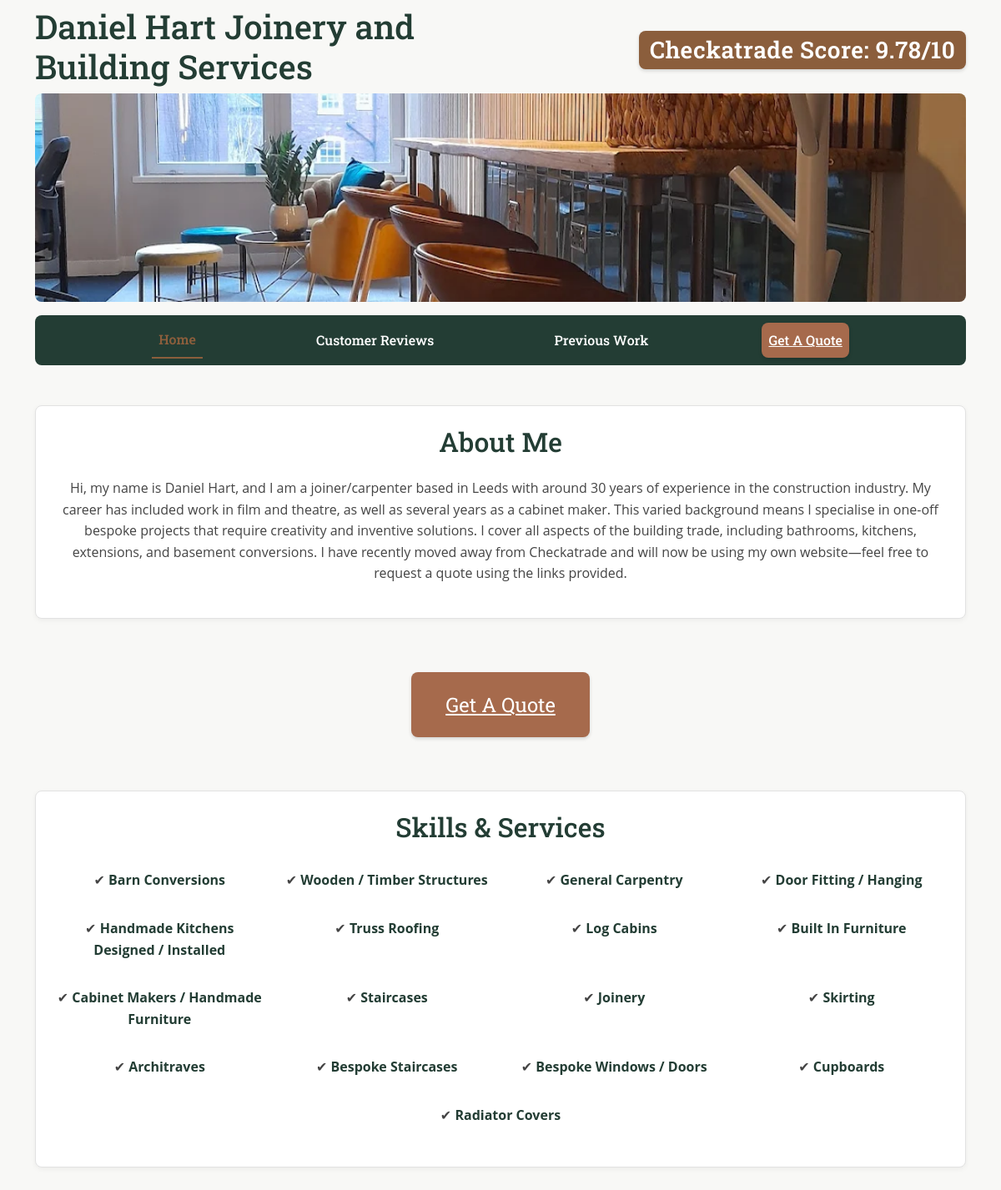
The page / on the database its author committed.
### home/models.py (models this page shows, shortened)
class Skill(models.Model):
    title = models.CharField(max_length=50)

### home/views.py (the view)
# urls.py: path("", include("home.urls"), name="index"),
def index(request):
    skills = Skill.objects.all()
    context = {
        "skills": skills,
    }
    return render(
        request,
        "home/index.html",
        context,
    )

### home/templates/home/index.html
{% extends "base.html" %}
{% block content %}
    <main class="container-lg">
        <section class="skills-container my-5 p-4 rounded-3">
            <h2 class="text-center roboto-slab-headings mb-4">About Me</h2>
            <p>
                Hi, my name is Daniel Hart, and I am a joiner/carpenter based in Leeds with around 30 years of experience in the construction industry. My career has included work in film and theatre, as well as several years as a cabinet maker. This varied background means I specialise in one-off bespoke projects that require creativity and inventive solutions. I cover all aspects of the building trade, including bathrooms, kitchens, extensions, and basement conversions. I have recently moved away from Checkatrade and will now be using my own website—feel free to request a quote using the links provided.
            </p>
        </section>
        <div class="d-flex justify-content-center">
                <a class="btn btn-xl oaky-background rounded-3 mt-3 mb-3 brown-quote text-white" href="{% url 'enquiry_page' %}">Get A Quote</a>
        </div>
        <section class="skills-container my-5 p-4 rounded-3">
            <h2 class="text-center roboto-slab-headings mb-4">Skills & Services</h2>
            <div class="row justify-content-center">
                {% for skill in skills %}
                    <div class="col-6 col-md-4 col-lg-3 mb-3">
                        <p class="skill-item">
                            ✔ <strong>{{ skill.title }}</strong>
                        </p>
                    </div>
                {% endfor %}
            </div>
        </section>
    </main>
{% endblock content %}

### static/css/styles.css (style rules this page uses)
.roboto-slab-headings { font-family: "Roboto Slab", serif; font-optical-sizing: auto; font-weight: 500; font-style: normal; }
.oaky-background { background-color: #A66A4C; }
body { background-color: #F8F8F6; font-family: 'Open Sans', sans-serif; color: #444; margin: 0; padding: 0; line-height: 1.6; }
h1, h2, h3 { font-family: 'Roboto Slab', serif; color: #233D34; margin-bottom: 0.5rem; }
.skills-container { background-color: #ffffff; border: 1px solid #e2e2e2; border-radius: 15px; padding: 3rem 2rem; margin-top: 2rem; margin-bottom: 3rem; text-align: center; box-shadow: 0 2px 6px rgba(0, 0, 0, 0.05); }
.skills-container h2 { font-family: 'Roboto Slab', serif; color: #233D34; font-size: 2rem; margin-bottom: 2rem; }
.skill-item { font-family: 'Open Sans', sans-serif; font-size: 1rem; color: #444; margin: 0.5rem 0; }
.skill-item strong { color: #233D34; }
.brown-quote { text-decoration: underline; font-family: 'Roboto Slab', serif; box-shadow: 0 2px 4px rgba(0, 0, 0, 0.15); }
.btn-xl { padding: 1.25rem 2.5rem; font-size: 1.5rem; border-radius: 0.5rem; }

### rows shown on the page
Skill: title "Barn Conversions"
Skill: title "Wooden / Timber Structures"
Skill: title "General Carpentry"
Skill: title "Door Fitting / Hanging"
Skill: title "Handmade Kitchens Designed / Installed"
Skill: title "Truss Roofing"
Skill: title "Log Cabins"
Skill: title "Built In Furniture"
Skill: title "Cabinet Makers / Handmade Furniture"
Skill: title "Staircases"
Skill: title "Joinery"
Skill: title "Skirting"
Skill: title "Architraves"
Skill: title "Bespoke Staircases"
Skill: title "Bespoke Windows / Doors"
Skill: title "Cupboards"
Skill: title "Radiator Covers"
